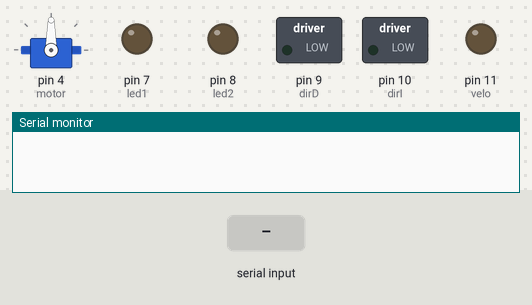
The sketch below on a simulated Arduino Uno, built with avr-gcc and run on an emulated ATmega328P. Parts: servo, switched loads named in the sketch (green lamp = pin HIGH), output pins drawn as LEDs (lit = HIGH), the last lines printed to the serial monitor. The inputs (shaded band) are chosen by the test bench.

Above: at 1.2 s.
1.3 s: "S" received over Serial
At 1.9 s:
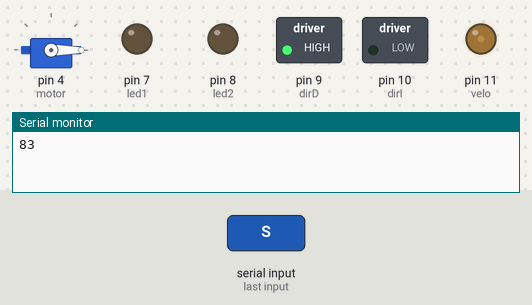
2.8 s: "V" received over Serial
At 4.0 s:
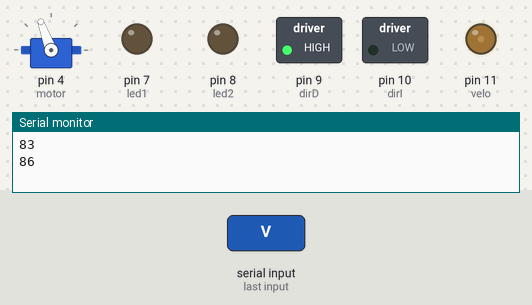
4.3 s: "J" received over Serial
At 5.3 s:
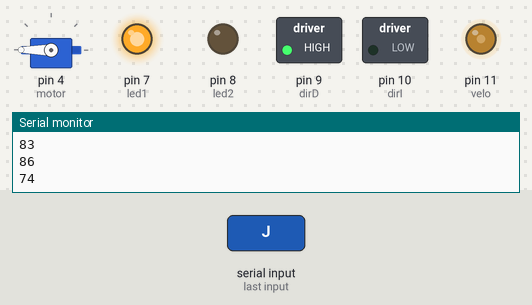
5.8 s: "P" received over Serial
At 6.5 s:
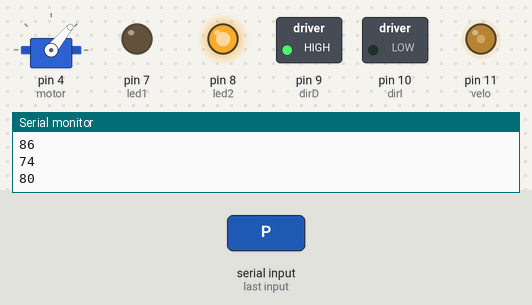
7.3 s: "S" received over Serial
At 7.6 s:
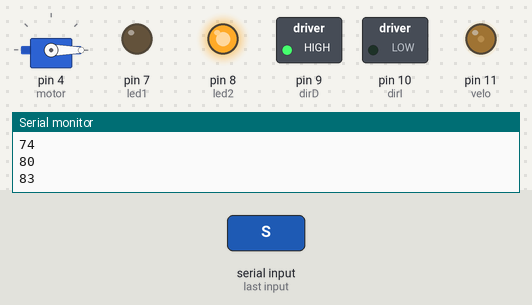
8.8 s: "V" received over Serial
At 10.0 s:
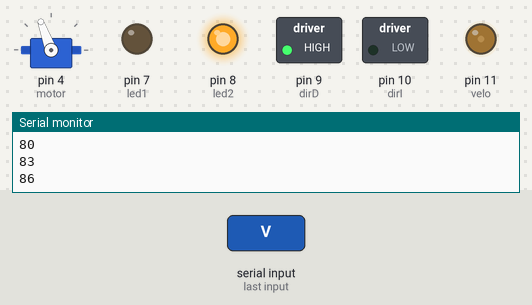
Timing chart, 0 to 11.3 s (numbered marks = the images above; inputs shaded):
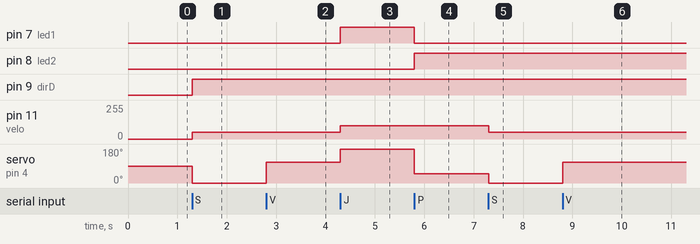

Measured:
- after the input at 1.3 s, pin 9 (dirD): LOW → HIGH at once; pin 11 (velo): 0/255 → 50/255 at once; servo on pin 4 (motor): 90° → 0° at once
- after the input at 2.8 s, servo on pin 4 (motor): 0° → 110° at once
- after the input at 4.3 s, pin 7 (led1): LOW → HIGH at once; pin 11 (velo): 50/255 → 100/255 at once; servo on pin 4 (motor): 110° → 180° at once
- after the input at 5.8 s, pin 7 (led1): HIGH → LOW at once; pin 8 (led2): LOW → HIGH at once; servo on pin 4 (motor): 180° → 50° at once
- after the input at 7.3 s, pin 11 (velo): 100/255 → 50/255 at once; servo on pin 4 (motor): 50° → 0° at once
- after the input at 8.8 s, servo on pin 4 (motor): 0° → 110° at once

The sketch:

codigo_arduino.ino
```cpp
#include<Servo.h>

Servo motor;
int led1 = 7;
int led2 = 8;
int dirD = 9;
int dirI = 10;
int velo = 11;
int option;


void setup() {

  Serial.begin(9600);
  pinMode(led1, OUTPUT);
  pinMode(led2, OUTPUT);
  motor.attach(4);
  pinMode(dirD,OUTPUT);
  pinMode(dirI,OUTPUT);
  pinMode(velo,OUTPUT);

}
void loop() {

  //Prog. del motor


  //Condicional concatenado con python
  if (Serial.available() > 0){
    option = Serial.read();
    Serial.println(option);
    //Comienza el codigo
    if(option == 'S'){
      digitalWrite(dirD,1);
      digitalWrite(dirI,0);
      analogWrite(velo,50);
      motor.write(0);
     }
    //Gira mitad       JAVA
    if(option == 'V'){
      motor.write(110);
      digitalWrite(dirD,1);
      digitalWrite(dirI,0);
      analogWrite(velo,50);

    }
    //Gira a la izquierda JAVASCRIPT
    if(option == 'J'){
      digitalWrite(led1, HIGH);
      digitalWrite(led2, LOW);
      motor.write(180);
      digitalWrite(dirD,1);
      digitalWrite(dirI,0);
      analogWrite(velo,100);
    }
    //Gira a la derecha PYTHON
    if(option == 'P'){
      digitalWrite(led1, LOW);
      digitalWrite(led2, HIGH);
      motor.write(50);
      digitalWrite(dirD,1);
      digitalWrite(dirI,0);
      analogWrite(velo,100);
      digitalWrite(dirD,1);
      digitalWrite(dirI,0);
      analogWrite(velo,100);
    }
    //Se queda en el medio
  }
}
```
